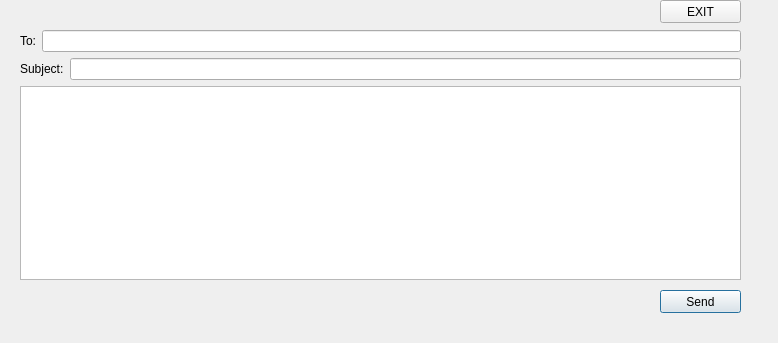
<?xml version="1.0" encoding="UTF-8"?>
<ui version="4.0">
 <class>SendWindow</class>
 <widget class="QDialog" name="SendWindow">
  <property name="geometry">
   <rect>
    <x>0</x>
    <y>0</y>
    <width>778</width>
    <height>343</height>
   </rect>
  </property>
  <property name="windowTitle">
   <string>Dialog</string>
  </property>
  <widget class="QPushButton" name="pushButton">
   <property name="geometry">
    <rect>
     <x>660</x>
     <y>290</y>
     <width>81</width>
     <height>23</height>
    </rect>
   </property>
   <property name="text">
    <string>Send</string>
   </property>
  </widget>
  <widget class="QPushButton" name="pushButton_2">
   <property name="geometry">
    <rect>
     <x>660</x>
     <y>0</y>
     <width>81</width>
     <height>23</height>
    </rect>
   </property>
   <property name="text">
    <string>EXIT</string>
   </property>
  </widget>
  <widget class="QWidget" name="">
   <property name="geometry">
    <rect>
     <x>20</x>
     <y>30</y>
     <width>721</width>
     <height>250</height>
    </rect>
   </property>
   <layout class="QVBoxLayout" name="verticalLayout">
    <item>
     <layout class="QHBoxLayout" name="horizontalLayout">
      <item>
       <widget class="QLabel" name="label">
        <property name="text">
         <string>To:</string>
        </property>
       </widget>
      </item>
      <item>
       <widget class="QLineEdit" name="lineEdit"/>
      </item>
     </layout>
    </item>
    <item>
     <layout class="QHBoxLayout" name="horizontalLayout_2">
      <item>
       <widget class="QLabel" name="label_2">
        <property name="text">
         <string>Subject:</string>
        </property>
       </widget>
      </item>
      <item>
       <widget class="QLineEdit" name="lineEdit_2"/>
      </item>
     </layout>
    </item>
    <item>
     <widget class="QTextEdit" name="textEdit"/>
    </item>
   </layout>
  </widget>
  <zorder>label</zorder>
  <zorder>label_2</zorder>
  <zorder>lineEdit</zorder>
  <zorder>lineEdit_2</zorder>
  <zorder>textEdit</zorder>
  <zorder>pushButton</zorder>
  <zorder>pushButton_2</zorder>
  <zorder>textEdit</zorder>
 </widget>
 <resources/>
 <connections/>
</ui>
